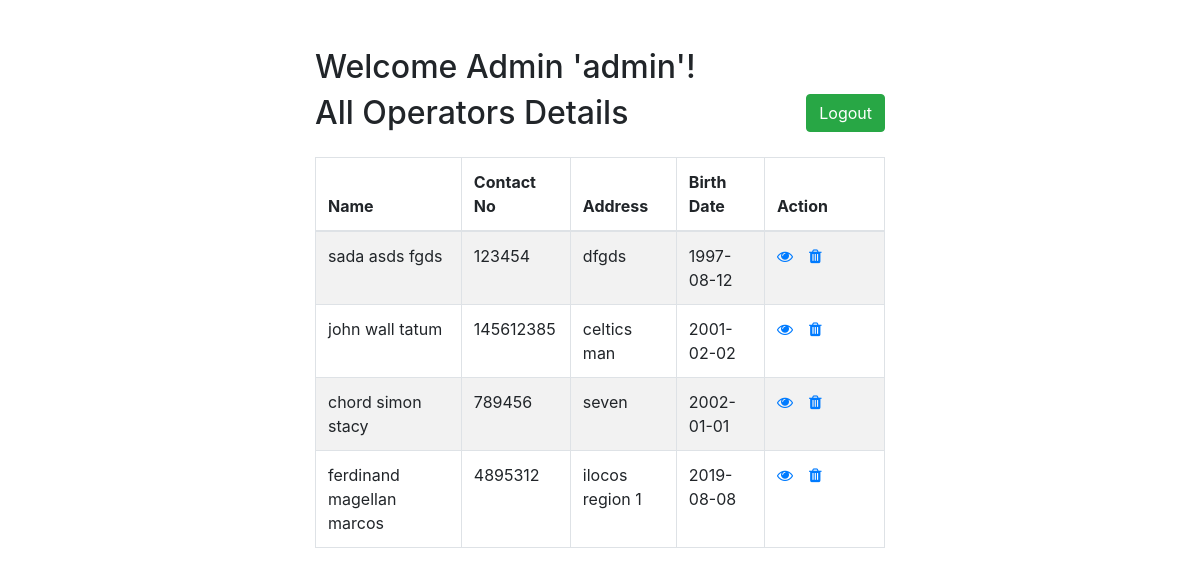
Page /adm_dashboard.php (signed in) on the committed database.
### tables this page shows
CREATE TABLE `operators` (
  `email_add` varchar(100) NOT NULL,
  `ope_username` varchar(100) NOT NULL,
  `password` varchar(100) NOT NULL,
  `fname` varchar(100) DEFAULT NULL,
  `mname` varchar(100) DEFAULT NULL,
  `lname` varchar(100) DEFAULT NULL,
  `contactno` int(11) NOT NULL,
  `address` varchar(100) DEFAULT NULL,
  `bday` date DEFAULT NULL
);

### adm_dashboard.php (the view, shortened to what this page needs)
<?php
$userSession = $_SESSION['adm_username'];
?>
<!DOCTYPE html>
<html lang="en">
<head>
    <link rel="stylesheet" href="https://stackpath.bootstrapcdn.com/bootstrap/4.5.2/css/bootstrap.min.css">
    <link rel="stylesheet" href="https://maxcdn.bootstrapcdn.com/font-awesome/4.7.0/css/font-awesome.min.css">
</head>
<body>
    <div class="wrapper">
        <div class="container-fluid">
            <div class="row">
                <div class="col-md-12">
                    <div class="mt-5 mb-3 clearfix">
                    <h2 class="pull-left">Welcome Admin '<?php echo $userSession?>'!</h2><br>
                        <h2 class="pull-left">All Operators Details</h2>
                        <a href="logout.php" class="btn btn-success pull-right">Logout</a>
                    </div>
                    <?php
                    $sql = "SELECT * FROM operators";
                    if($result = mysqli_query($link, $sql)){
                        if(mysqli_num_rows($result) > 0){
                            echo '<table class="table table-bordered table-striped">';
                                echo "<thead>";
                                    echo "<tr>";
                                       echo "<th>Name</th>";
                                        echo "<th>Contact No</th>";
                                        echo "<th>Address</th>";
                                        echo "<th>Birth Date</th>";
                                       echo "<th>Action</th>";
                                    echo "</tr>";
                                echo "</thead>";
                                echo "<tbody>";
                                while($row = mysqli_fetch_array($result)){
                                    echo "<tr>";
                                      echo "<td>" . $row['fname'] . " " . $row['mname'] . " " . $row['lname'] . "</td>";
                                        echo "<td>" . $row['contactno'] . "</td>";
                                        echo "<td>" . $row['address'] . "</td>";
                                        echo "<td>" . $row['bday'] . "</td>";
                                      echo "<td>";
                                            echo '<a href="#?dri_username='. $row['ope_username'] .'" class="mr-3" title="View Credentials" data-toggle="tooltip"><span class="fa fa-eye"></span></a>';
                                            echo '<a href="#?dri_username='. $row['ope_username'] .'" title="Delete Record" data-toggle="tooltip"><span class="fa fa-trash"></span></a>';
                                        echo "</td>";
                                    echo "</tr>";
                                }
                                echo "</tbody>";
                            echo "</table>";
                        } else{
                            echo '<div class="alert alert-danger"><em>No records were found.</em></div>';
                        }
                    } else{
                        echo "Oops! Something went wrong. Please try again later.";
                    }
                    ?>
                </div>
            </div>
        </div>
    </div>
</body>
</html>

### adm_dashboard.php (style rules this page uses)
.wrapper { width: 600px; margin: 0 auto; }
table tr td:last-child { width: 120px; }

### rows in the picture
operators: fname "sada", mname "asds", lname "fgds", contactno "123454", address "dfgds", bday "1997-08-12"
operators: fname "john", mname "wall", lname "tatum", contactno "145612385", address "celtics man", bday "2001-02-02"
operators: fname "chord", mname "simon", lname "stacy", contactno "789456", address "seven", bday "2002-01-01"
operators: fname "ferdinand", mname "magellan", lname "marcos", contactno "4895312", address "ilocos region 1", bday "2019-08-08"

### other values in the picture
$userSession "admin"
